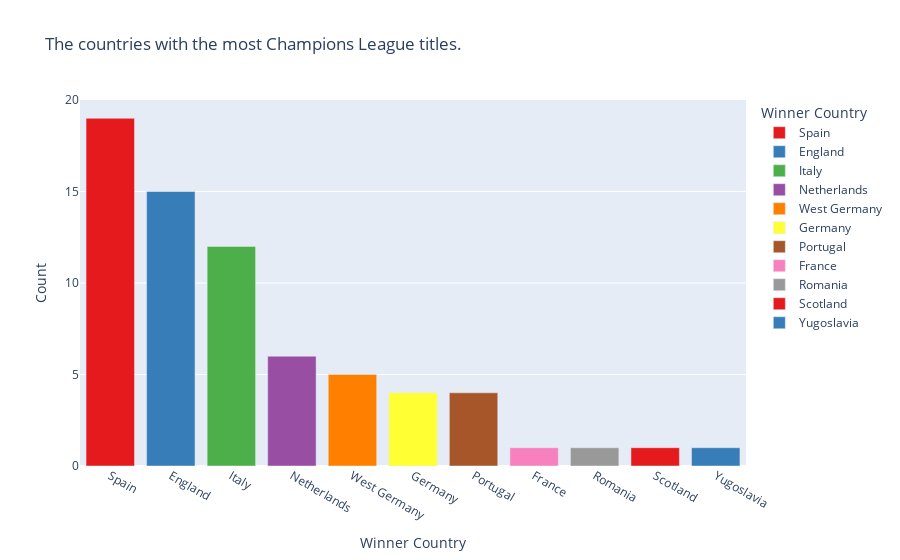

The notebook cell saved with this chart:
### Code cell
fig = px.bar(top_league, 
             x="Winner Country", 
             y="Winners",
             title="The countries with the most Champions League titles.",
             color="Winner Country",
             color_discrete_sequence=px.colors.qualitative.Set1
             )


fig.update_layout( 
    xaxis_title='Winner Country',
    yaxis_title='Count',
)
fig.show()

### Figure 1 — Plotly figure (JSON) as saved in the notebook; plotly's stock layout.template omitted (floating-point values rounded to 4 significant figures)
{"data": [{"alignmentgroup": "True", "hovertemplate": "Winner Country=%{x}<br>Winners=%{y}<extra></extra>", "legendgroup": "Spain", "marker": {"color": "rgb(228,26,28)", "pattern": {"shape": ""}}, "name": "Spain", "offsetgroup": "Spain", "orientation": "v", "showlegend": true, "textposition": "auto", "type": "bar", "x": ["Spain"], "xaxis": "x", "y": [19], "yaxis": "y"}, {"alignmentgroup": "True", "hovertemplate": "Winner Country=%{x}<br>Winners=%{y}<extra></extra>", "legendgroup": "England", "marker": {"color": "rgb(55,126,184)", "pattern": {"shape": ""}}, "name": "England", "offsetgroup": "England", "orientation": "v", "showlegend": true, "textposition": "auto", "type": "bar", "x": ["England"], "xaxis": "x", "y": [15], "yaxis": "y"}, {"alignmentgroup": "True", "hovertemplate": "Winner Country=%{x}<br>Winners=%{y}<extra></extra>", "legendgroup": "Italy", "marker": {"color": "rgb(77,175,74)", "pattern": {"shape": ""}}, "name": "Italy", "offsetgroup": "Italy", "orientation": "v", "showlegend": true, "textposition": "auto", "type": "bar", "x": ["Italy"], "xaxis": "x", "y": [12], "yaxis": "y"}, {"alignmentgroup": "True", "hovertemplate": "Winner Country=%{x}<br>Winners=%{y}<extra></extra>", "legendgroup": "Netherlands", "marker": {"color": "rgb(152,78,163)", "pattern": {"shape": ""}}, "name": "Netherlands", "offsetgroup": "Netherlands", "orientation": "v", "showlegend": true, "textposition": "auto", "type": "bar", "x": ["Netherlands"], "xaxis": "x", "y": [6], "yaxis": "y"}, {"alignmentgroup": "True", "hovertemplate": "Winner Country=%{x}<br>Winners=%{y}<extra></extra>", "legendgroup": "West Germany", "marker": {"color": "rgb(255,127,0)", "pattern": {"shape": ""}}, "name": "West Germany", "offsetgroup": "West Germany", "orientation": "v", "showlegend": true, "textposition": "auto", "type": "bar", "x": ["West Germany"], "xaxis": "x", "y": [5], "yaxis": "y"}, {"alignmentgroup": "True", "hovertemplate": "Winner Country=%{x}<br>Winners=%{y}<extra></extra>", "legendgroup": "Germany", "marker": {"color": "rgb(255,255,51)", "pattern": {"shape": ""}}, "name": "Germany", "offsetgroup": "Germany", "orientation": "v", "showlegend": true, "textposition": "auto", "type": "bar", "x": ["Germany"], "xaxis": "x", "y": [4], "yaxis": "y"}, {"alignmentgroup": "True", "hovertemplate": "Winner Country=%{x}<br>Winners=%{y}<extra></extra>", "legendgroup": "Portugal", "marker": {"color": "rgb(166,86,40)", "pattern": {"shape": ""}}, "name": "Portugal", "offsetgroup": "Portugal", "orientation": "v", "showlegend": true, "textposition": "auto", "type": "bar", "x": ["Portugal"], "xaxis": "x", "y": [4], "yaxis": "y"}, {"alignmentgroup": "True", "hovertemplate": "Winner Country=%{x}<br>Winners=%{y}<extra></extra>", "legendgroup": "France", "marker": {"color": "rgb(247,129,191)", "pattern": {"shape": ""}}, "name": "France", "offsetgroup": "France", "orientation": "v", "showlegend": true, "textposition": "auto", "type": "bar", "x": ["France"], "xaxis": "x", "y": [1], "yaxis": "y"}, {"alignmentgroup": "True", "hovertemplate": "Winner Country=%{x}<br>Winners=%{y}<extra></extra>", "legendgroup": "Romania", "marker": {"color": "rgb(153,153,153)", "pattern": {"shape": ""}}, "name": "Romania", "offsetgroup": "Romania", "orientation": "v", "showlegend": true, "textposition": "auto", "type": "bar", "x": ["Romania"], "xaxis": "x", "y": [1], "yaxis": "y"}, {"alignmentgroup": "True", "hovertemplate": "Winner Country=%{x}<br>Winners=%{y}<extra></extra>", "legendgroup": "Scotland", "marker": {"color": "rgb(228,26,28)", "pattern": {"shape": ""}}, "name": "Scotland", "offsetgroup": "Scotland", "orientation": "v", "showlegend": true, "textposition": "auto", "type": "bar", "x": ["Scotland"], "xaxis": "x", "y": [1], "yaxis": "y"}, {"alignmentgroup": "True", "hovertemplate": "Winner Country=%{x}<br>Winners=%{y}<extra></extra>", "legendgroup": "Yugoslavia", "marker": {"color": "rgb(55,126,184)", "pattern": {"shape": ""}}, "name": "Yugoslavia", "offsetgroup": "Yugoslavia", "orientation": "v", "showlegend": true, "textposition": "auto", "type": "bar", "x": ["Yugoslavia"], "xaxis": "x", "y": [1], "yaxis": "y"}], "layout": {"barmode": "relative", "legend": {"title": {"text": "Winner Country"}, "tracegroupgap": 0}, "title": {"text": "The countries with the most Champions League titles."}, "xaxis": {"anchor": "y", "categoryarray": ["Spain", "England", "Italy", "Netherlands", "West Germany", "Germany", "Portugal", "France", "Romania", "Scotland", "Yugoslavia"], "categoryorder": "array", "domain": [0, 1], "title": {"text": "Winner Country"}}, "yaxis": {"anchor": "x", "domain": [0, 1], "title": {"text": "Count"}}}}
